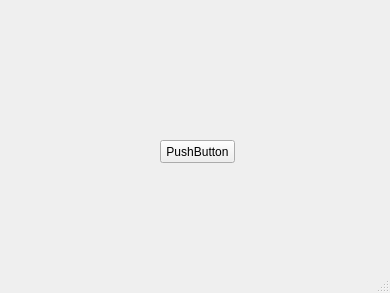
<?xml version="1.0" encoding="UTF-8"?>
<ui version="4.0">
 <class>MainWindow</class>
 <widget class="QMainWindow" name="MainWindow">
  <property name="geometry">
   <rect>
    <x>0</x>
    <y>0</y>
    <width>390</width>
    <height>293</height>
   </rect>
  </property>
  <property name="windowTitle">
   <string>MainWindow</string>
  </property>
  <widget class="QWidget" name="centralwidget">
   <widget class="QPushButton" name="miBoton">
    <property name="geometry">
     <rect>
      <x>160</x>
      <y>140</y>
      <width>75</width>
      <height>23</height>
     </rect>
    </property>
    <property name="text">
     <string>PushButton</string>
    </property>
   </widget>
  </widget>
  <widget class="QMenuBar" name="menubar">
   <property name="geometry">
    <rect>
     <x>0</x>
     <y>0</y>
     <width>390</width>
     <height>21</height>
    </rect>
   </property>
  </widget>
  <widget class="QStatusBar" name="statusbar"/>
 </widget>
 <resources/>
 <connections/>
</ui>
